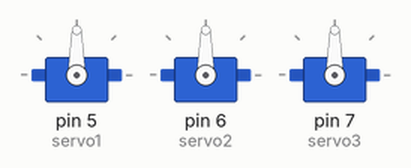
Bench run of a sketch on a simulated Arduino Uno, built with avr-gcc and run on an emulated ATmega328P. Shown: 3 × servo.

Above: at 0.05 s.
At 0.35 s:
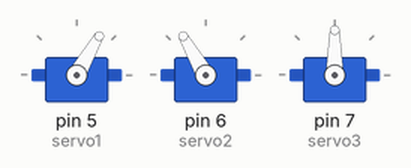
At 0.6 s:
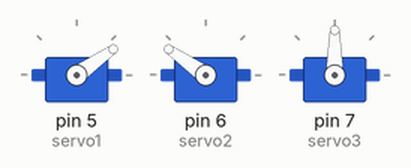
At 1.2 s:
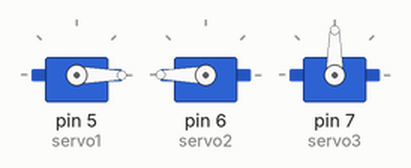
At 2.4 s:
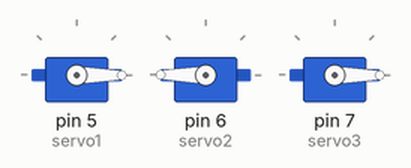
At 4.75 s:
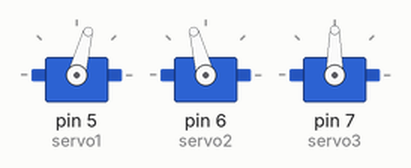
Timing chart, 0 to 7.7 s (numbered marks = the images above):
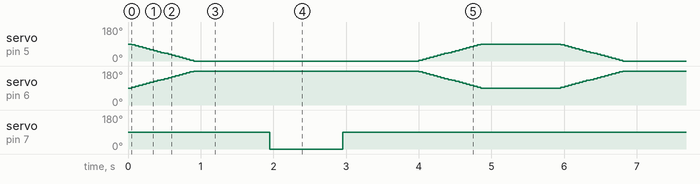

Measured:
- by itself, servo on pin 7 (servo3): alternates 90° for 4.9 s and 0° for 1.0 s

The sketch:

MANIPULATOR_CONTROL.ino
```cpp
#include <Servo.h>

Servo servo1;  // Left arm servo
Servo servo2;  // Right arm servo (opposite direction)
Servo servo3;  // Gripper servo

void setup() {
    servo1.attach(5);  // Attach servo 1 to pin 9
    servo2.attach(6); // Attach servo 2 to pin 10
    servo3.attach(7); // Attach servo 3 to pin 11
}

void loop() {
    // Lift the arm: Servo 1 moves clockwise, Servo 2 moves counterclockwise
    for (int pos = 0; pos <= 90; pos += 5) {
        servo1.write(90 - pos);  // Moves forward
        servo2.write(90 + pos);  // Moves backward
        delay(50);
    }

    delay(1000); // Hold position for 1 second

    // Open gripper
    servo3.write(0);
    delay(1000);

    // Close gripper
    servo3.write(90);
    delay(1000);

    // Lower the arm back to the original position
    for (int pos = 90; pos >= 0; pos -= 5) {
        servo1.write(90 - pos);
        servo2.write(90 + pos);
        delay(50);
    }

    delay(1000); // Wait before the next cycle
}
```
